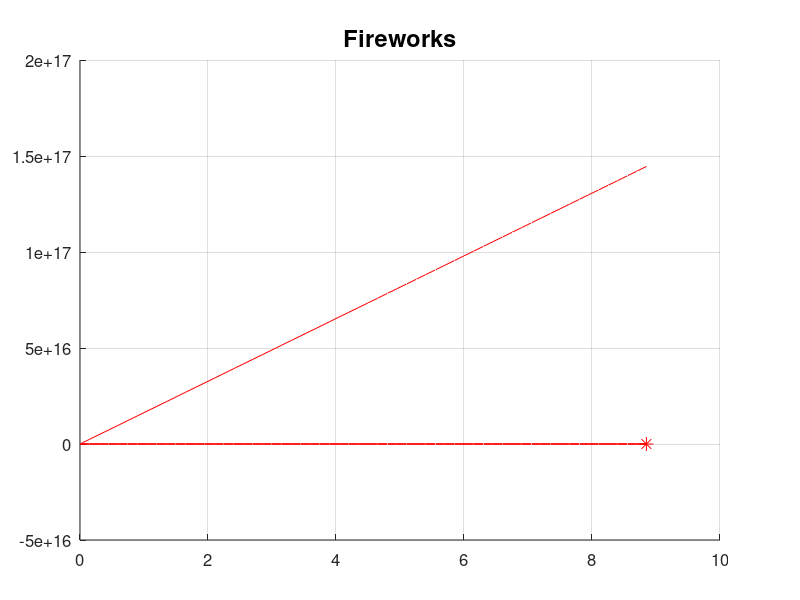

The MATLAB source for this figure:


%-------dialog bos asking user for input-----------
input = inputdlg ({"Number of Fireworks"},...
"Projectile Motion",[1,20],{"3"});                %getting user imput
limn=str2double(input{1});                           %number converted from user input

figure('units','norm','position',[.1 .1 .8 .7],'color',[.9 .9 .9],...
       'name', "Fireworks");                                            %Creating Window
a = axes('position',[.1 .1 .8 .8],'color',[.1 .1 .1],'fontsize',[12]);             %Creating Axis
txt = [ "Fireworks"];     %preparing amplitude string
a : title (txt,'fontsize',[17]);                                                %titleing diagram
grid on;                                                                        %turing on the grid in coordinate system
drawnow;    

x0=y0=z0=y=0;
v0=10;
fi=pi/3;
g=9.81;
a0=45;
a=deg2rad(a0);

h_proj=line(0,0,'marker','*','color',[1 0 0],'markerfacecolor',[1 0 0], 'markersize',[10]); %creating the projectile

for n=0:1:limn;

for t=0:.03:1000;                     %loop for drawing the throw
  
  x=v0*cos(fi)*t;                     %calculating x value
  z=v0*sin(fi)*t-.5*g*t^2;            %calculating y value
  y=tan(n*a)*x;
  set(h_proj,'xdata',x,'ydata',y,'zdata',z);    %setting projectile there
  line([x0 x],[y0 y],[z0 z],'color',[1 0 0]);%drawing trail of projectile
  x0=x;                               %setting the values for next line draw
  y0=y;                               %setting the values for next line draw 
  z0=z; 
  
  if z<0;                               %checking to see if y<0 and loop should be stopped
    drawnow;                            %draw the projectile 
    break;                              %---
    x0=y0=z0=0;
    drawnow;
  endif;                                %---
  
  drawnow;                              %drawing what the loop created
  
endfor;

endfor;